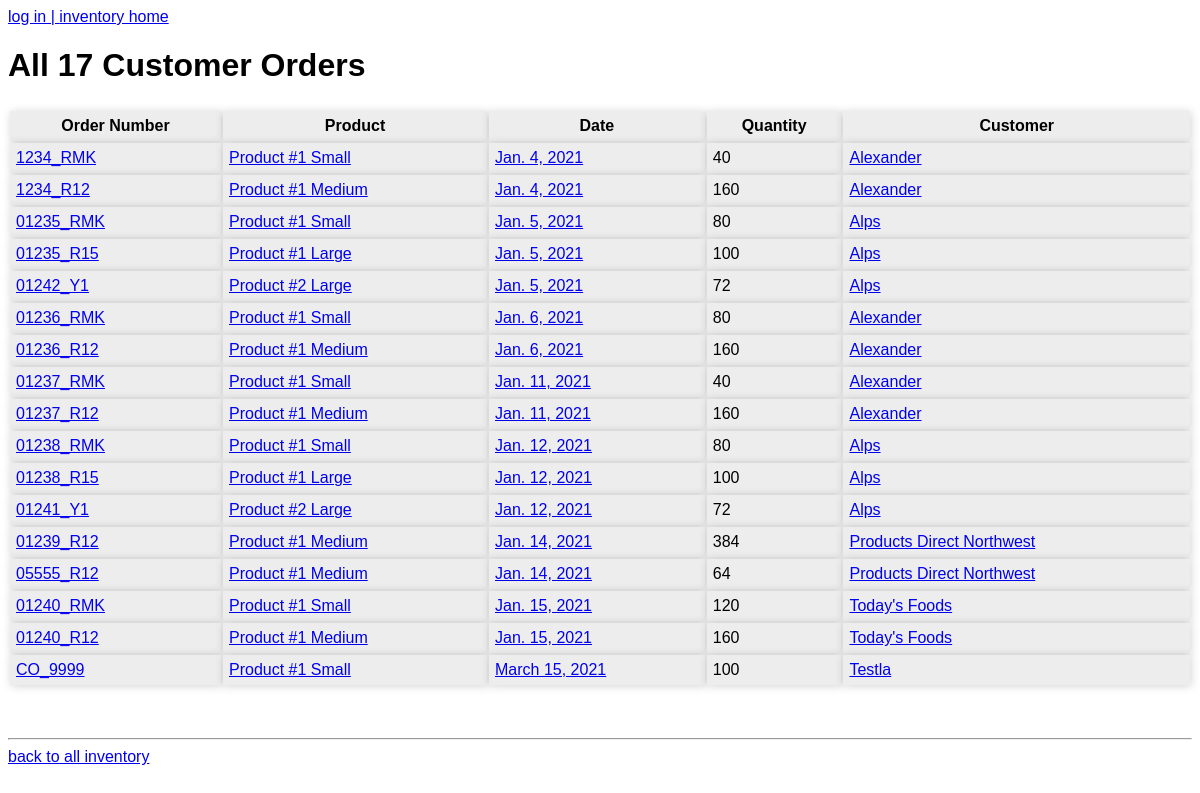
Screenshot of /customer_orders/all/ with the database file from the repository.
### inventory/models.py (models this page shows, shortened)
class CustomerOrder(models.Model):
    order_number = models.CharField(max_length=10)
    customer = models.ForeignKey(Customer, on_delete=models.PROTECT)
    product = models.ForeignKey(Product, on_delete=models.PROTECT)
    date = models.DateField()
    quantity = models.IntegerField()

class Product(models.Model):
    name = models.CharField(max_length=40)
    label = models.SlugField(max_length=40, null=True)
    user = models.ForeignKey(User, on_delete=models.PROTECT, null=True)

class Customer(models.Model):
    name = models.CharField(max_length=40)
    label = models.SlugField(max_length=40, null=True)

### inventory/views.py (the view)
# urls.py: path('customer_orders/all/', CustomerOrderList.as_view(), name='all_customer_orders'),
class CustomerOrderList(ListView):
    model = CustomerOrder
    template_name = 'inventory/customer_orders.html'
    ordering = ['date', 'product']
    def get_context_data(self, **kwargs):
        co_count = CustomerOrder.objects.count()
        context = super().get_context_data(**kwargs)
        context['co_count'] = co_count
        return context

### inventory/urls.py (called while the page is built)
    def to_url(self, value):
        return value

### inventory/templates/inventory/customer_orders.html
{% extends "inventory/base.html" %}
{% block content %}
    <h1>
        {% if co_filter_count %}
        {{ co_filter_count }} Customer Orders from {{ start_date }} to {{ end_date }}
        {% else %}
        All {{ co_count }} Customer Orders
        {% endif %}
    </h1>
    <table>
        <tr>
            <th>Order Number</th>
            <th>Product</th>
            <th>Date</th>
            <th>Quantity</th>
            <th>Customer</th>
        </tr>
        {% for customer_order in object_list %}
        <tr>
            <td><a href="{% url 'inventory:customer_order_detail' customer_order.pk %}">{{ customer_order.order_number }}</a></td>
            <td><a href="{% url 'inventory:product_orders' customer_order.product.label %}">{{ customer_order.product.name }}</a></td>
            {% if end_date_set or not start_date %}
            <td><a href="{% url 'inventory:date_filter_customer_orders' customer_order.date %}">{{ customer_order.date }}</a></td>
            {% else %}
            <td><a href="{% url 'inventory:date_range_filter_customer_orders' start_date|date:'Y-m-d' customer_order.date %}">{{ customer_order.date }}</a></td>
            {% endif %}
            <td>{{ customer_order.quantity }}</td>
            <td><a href="{% url 'inventory:customer_customer_orders' customer_order.customer.label %}">{{ customer_order.customer.name }}</a></td>
        </tr>
        {% endfor %}
    </table>
    <br>
    <hr>
    <a href="{% url 'inventory:index' %}">back to all inventory</a>
{% endblock content %}

### inventory/templates/inventory/base.html (style rules this page uses)
body { font-family: sans-serif; }
table { width: 100%; border-width: 0px; border-color: white; margin: 25px 0; }
th, td { border: 1px solid transparent; background-color: #ededed; box-shadow: 1px 1px 10px rgb(0 0 0 / 18%); padding: 5px; }

### rows the page displays
CustomerOrder: order_number "1234_RMK", product.name "Product #1 Small", date "Jan. 4, 2021", quantity "40", customer.name "Alexander"
CustomerOrder: order_number "1234_R12", product.name "Product #1 Medium", date "Jan. 4, 2021", quantity "160", customer.name "Alexander"
CustomerOrder: order_number "01235_RMK", product.name "Product #1 Small", date "Jan. 5, 2021", quantity "80", customer.name "Alps"
CustomerOrder: order_number "01235_R15", product.name "Product #1 Large", date "Jan. 5, 2021", quantity "100", customer.name "Alps"
CustomerOrder: order_number "01242_Y1", product.name "Product #2 Large", date "Jan. 5, 2021", quantity "72", customer.name "Alps"
CustomerOrder: order_number "01236_RMK", product.name "Product #1 Small", date "Jan. 6, 2021", quantity "80", customer.name "Alexander"
CustomerOrder: order_number "01236_R12", product.name "Product #1 Medium", date "Jan. 6, 2021", quantity "160", customer.name "Alexander"
CustomerOrder: order_number "01237_RMK", product.name "Product #1 Small", date "Jan. 11, 2021", quantity "40", customer.name "Alexander"
CustomerOrder: order_number "01237_R12", product.name "Product #1 Medium", date "Jan. 11, 2021", quantity "160", customer.name "Alexander"
CustomerOrder: order_number "01238_RMK", product.name "Product #1 Small", date "Jan. 12, 2021", quantity "80", customer.name "Alps"
CustomerOrder: order_number "01238_R15", product.name "Product #1 Large", date "Jan. 12, 2021", quantity "100", customer.name "Alps"
CustomerOrder: order_number "01241_Y1", product.name "Product #2 Large", date "Jan. 12, 2021", quantity "72", customer.name "Alps"
CustomerOrder: order_number "01239_R12", product.name "Product #1 Medium", date "Jan. 14, 2021", quantity "384", customer.name "Products Direct Northwest"
CustomerOrder: order_number "05555_R12", product.name "Product #1 Medium", date "Jan. 14, 2021", quantity "64", customer.name "Products Direct Northwest"
CustomerOrder: order_number "01240_RMK", product.name "Product #1 Small", date "Jan. 15, 2021", quantity "120", customer.name "Today's Foods"
CustomerOrder: order_number "01240_R12", product.name "Product #1 Medium", date "Jan. 15, 2021", quantity "160", customer.name "Today's Foods"
CustomerOrder: order_number "CO_9999", product.name "Product #1 Small", date "March 15, 2021", quantity "100", customer.name "Testla"

### other values shown
{{ co_count }} "17"
